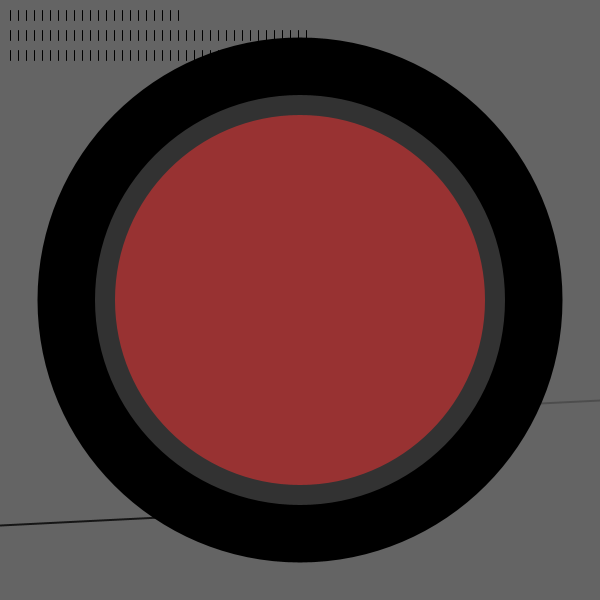
Frame 1 (no input)
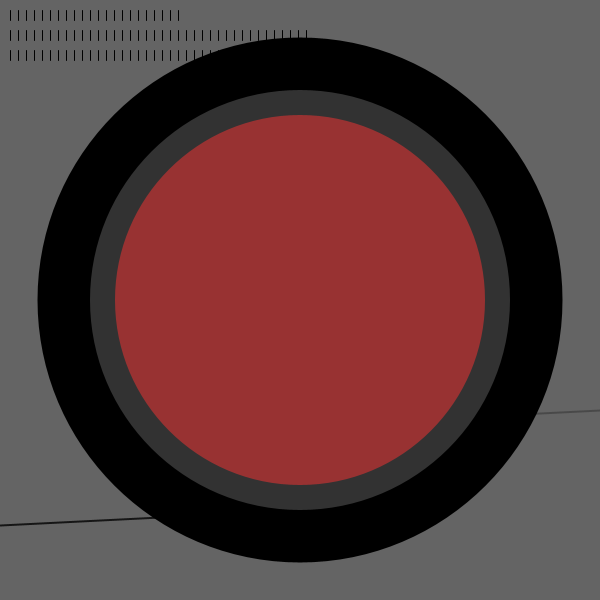
Frame 60 (the mouse pressed at the canvas centre just before this capture)
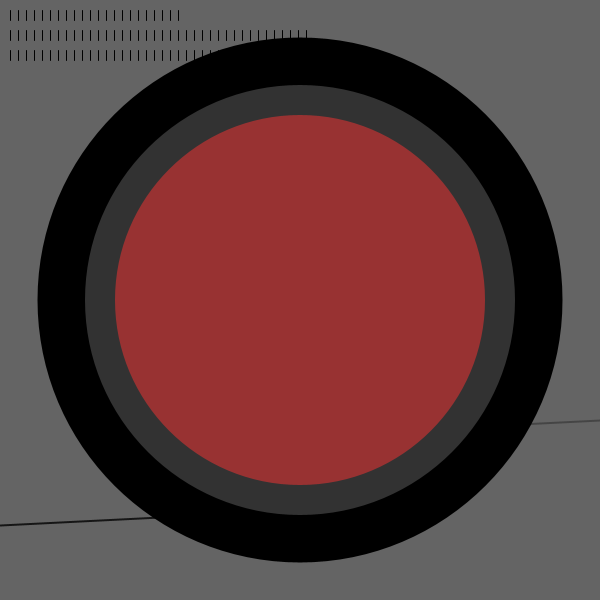
Frame 120 (the mouse held since frame 60 and released just before this capture)

The Processing sketch that drew these frames (run headless with seeded random() and noise(); from frame 60 on, the mouse is pressed at the canvas centre):

// Processing sketch: Clock_v2WithForLoop
// ── Clock_v2WithForLoop.pde
/*
SIMPLE CLOCK
Jeff Thompson
Fall 2011
*/

void setup() {
  size(600,600);
  smooth();
}

void draw() {
  
  // redraw the entire frame each time
  background(100);
  //fill(255, 5);
  // rect(0,0, width,height);
  
  int s = second();  // 0-59
  int m = minute();  // 0-59
  int h = hour();    // 0-23
  
  // VERSION 1 -- SQUARES
  // 3 squares that stand still and change color based on time
  noStroke();
  
  /*
  // hour
  // 0-255 and time 0-23
  fill(h * (255/24));
  rect(0,0, width/3,height);
  
  // minute
  fill(m * (255/60));
  rect(width/3,0, width/3,height);
  
  // second
  fill(s * (255/60));
  rect(width-width/3,0, width/3,height);
  */
  
  // VERSION 2 -- LINES
  int changingStroke;
  strokeWeight(2);
  
  // hours
  changingStroke = int(map(hour(), 0,23, 255,0));
  stroke(changingStroke); 
  line(0,h*(height/24), width/3,h*(height/24)-10);
  
  // minutes
  changingStroke = int(map(minute(), 0,59, 255,0));
  stroke(changingStroke); 
  line(width/3,m*(height/60), width-width/3,m*(height/60)-10);
  
  // seconds
  changingStroke = int(map(second(), 0,59, 255,0));
  stroke(changingStroke); 
  line(width-width/3,s*(height/60), width,s*(height/60)-10);
  
  // VERSION 3 -- CIRCLES
  noStroke();
  
  // hours
  fill(0);
  ellipse(width/2,height/2, h*(height/24),h*(height/24));
  
  // minutes
  fill(255,0,0, 127);
  ellipse(width/2,height/2, m*10,m*(height/60));
  
  // seconds
  fill(255, 50);
  ellipse(width/2,height/2, s*10,s*(height/60));
  
  // VERSION 4 -- for loop
  stroke(0);
  strokeWeight(1);
  
  // hour
  for (int i=0; i<=hour(); i++) {
    line((i*8)+10,10, (i*8)+10,20);
  }
  
  // minute
  for (int i=0; i<=minute(); i++) {
    line((i*8)+10,30, (i*8)+10,40);
  }
  
  // second
  for (int i=0; i<=second(); i++) {
    line((i*8)+10,50, (i*8)+10,60);
  }
  
  // extra credit: count as Roman numerals, with every 5th
  // element getting a slash rather than a vertical line
  
}
